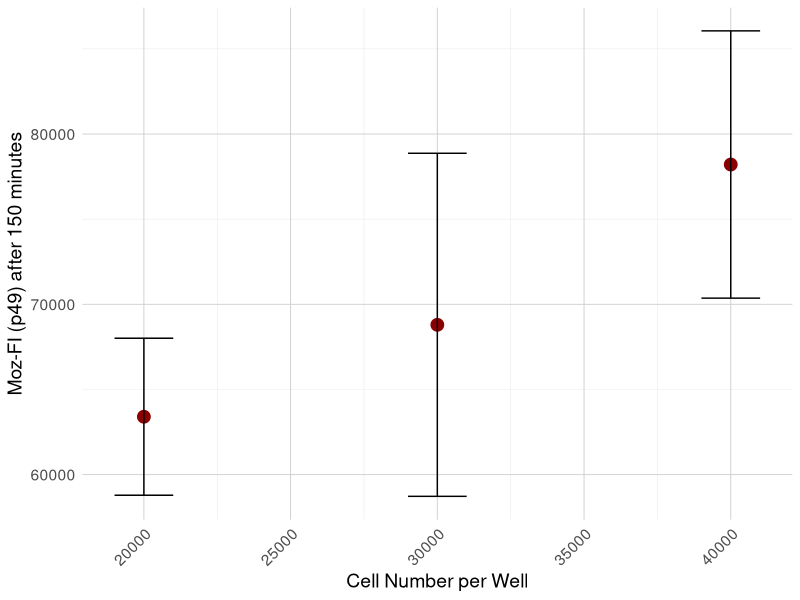

Here is the R script that generated this plot:
# Pakete laden
library(readxl)
library(dplyr)
library(tidyr)
library(ggplot2)
library(patchwork)

number <- c(20000,	30000,	40000)
avgFI <- c(63399.25,
           68796.75,
           78209.25
           
           
)
SD <- c(4609.457126,
        10071.77985,
        7846.977359
        
)

# Data Frame erstellen
df <- data.frame(
  number = number,
  avgFI = avgFI,
  SD = SD
)

# Plot
ggplot(df, aes(x = number, y = avgFI)) +
  geom_point(color = "darkred", size = 4) +
  geom_errorbar(aes(ymin = avgFI - SD, ymax = avgFI + SD),
                width = 2000, color = "black") +
  labs(
    x = "Cell Number per Well",
    y = "Moz-FI (p49) after 150 minutes"
  ) +
  theme_minimal() +
  theme(
    text = element_text(size = 14),
    axis.text.x = element_text(angle = 45, hjust = 1),
    panel.grid.major = element_line(color = "gray80", linewidth = 0.3),
    panel.grid.minor = element_line(color = "gray90", linewidth = 0.15)
  )
